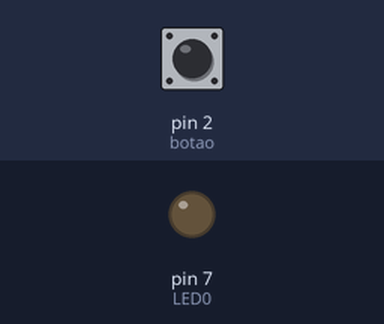
This sketch was run on a simulated Arduino Uno, built with avr-gcc and run on an emulated ATmega328P. On the bench: output pins drawn as LEDs (lit = HIGH). The test bench sets the inputs (shaded band); at power-on: pin 2 (botao) HIGH.

Above: at 1.2 s.
1.3 s: pin 2 (botao) pulled LOW for 0.15 s
At 1.8 s:
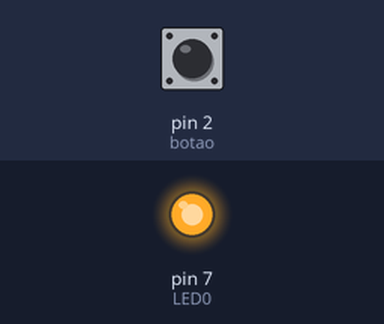
3.0 s: pin 2 (botao) pulled LOW for 1 s
At 4.4 s:
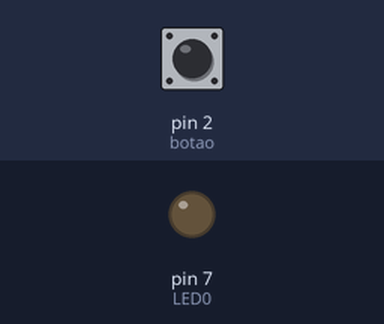
5.6 s: pin 2 (botao) pulled LOW for 3.2 s
At 9.2 s:
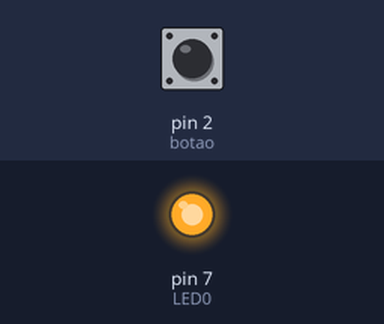
Timing chart, 0 to 10.7 s (numbered marks = the images above; inputs shaded):
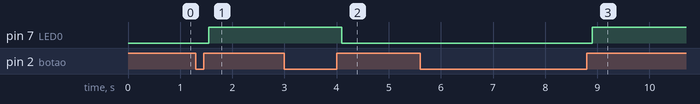

The sketch:

exemplo1.ino
```cpp
#define LED0 7
#define botao 2

//Variaveis para analise do switch
bool nivel_passado_botao = HIGH;     // nivel passado de entrada do botao
bool nivel_antes_debounce_botao = HIGH;   // nivel antes de entrar na rotina

// variaveis para contagem de tempo
// ultimo valor de tempo (em millis) em que ocorreu o ultimo pressionamento (ou ruido) no botao
unsigned long ultima_mudanca_switch_entrada = 0;
// delay ate estabilizar o pressionamento (quando pressiona e quando solta)
int debounce_Delay = 100;

void setup() {
  pinMode(botao, INPUT_PULLUP);
  pinMode(LED0, OUTPUT);
}

void loop() {
  // leitura do estado atual do botao
  bool leitura_atual = digitalRead(botao);
  // verifica se o estado do botao alterou (pode ser por pressionamento ou por ruido)
  if (leitura_atual != nivel_antes_debounce_botao) {
    // reseta a variavel de tempo
    ultima_mudanca_switch_entrada = millis();
  }

  // atualiza o ultimo nivel com a leitura atual
  nivel_antes_debounce_botao = leitura_atual;

  // O sinal de entrada devera ficar estavel por no minimo "debounce_Delay"
  if ((millis() - ultima_mudanca_switch_entrada) > debounce_Delay) {
    // caso o switch tenha alterado o nivel, ele atualiza a variavel
    if (leitura_atual != nivel_passado_botao) {
      nivel_passado_botao = leitura_atual;
      // altera o estado do LED quando pressiona o botão (LOW)
      if (nivel_passado_botao == HIGH) {
        digitalWrite(LED0, !digitalRead(LED0));
        //Coloque aqui o que deve acontecer/setar flags
      }
    }
  }
}
```

Measured:
- after the input at 1.3 s, pin 7 (LED0): LOW → HIGH after 0.25 s
- after the input at 3.0 s, pin 7 (LED0): HIGH → LOW after 1.1 s
- after the input at 5.6 s, pin 7 (LED0): LOW → HIGH after 3.3 s
